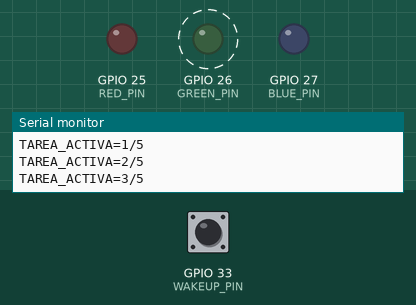
The sketch below on a simulated ESP32. Shown: output pins drawn as LEDs (lit = HIGH), the last lines printed to the serial monitor. Dashed ring = blinking. The inputs (shaded band) are chosen by the test bench; at power-on: GPIO 33 (WAKEUP_PIN) HIGH.

Above: at 4.11 s.
5.1 s: GPIO 33 (WAKEUP_PIN) driven LOW
At 5.8 s:
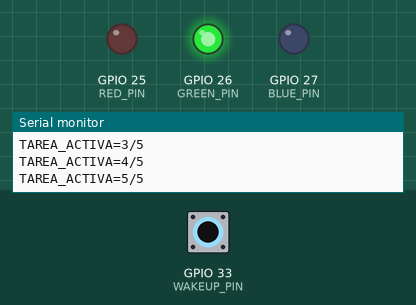
At 7.4 s:
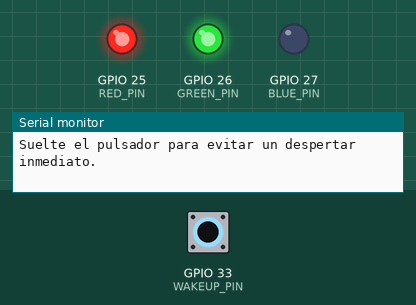
Timing chart, 0 to 8.9 s (numbered marks = the images above; inputs shaded):
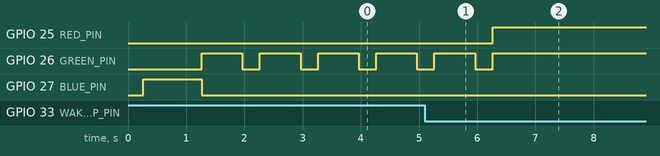

The sketch:

sketch.ino
```cpp
#include <Arduino.h>
#include <driver/rtc_io.h>
#include <esp_sleep.h>

constexpr gpio_num_t WAKEUP_PIN = GPIO_NUM_33;
constexpr uint8_t RED_PIN = 25;
constexpr uint8_t GREEN_PIN = 26;
constexpr uint8_t BLUE_PIN = 27;
constexpr uint32_t SLEEP_SECONDS = 10;
constexpr uint64_t MICROSECONDS_PER_SECOND = 1000000ULL;

RTC_DATA_ATTR uint32_t bootCount = 0;
RTC_DATA_ATTR uint32_t timerWakeCount = 0;
RTC_DATA_ATTR uint32_t externalWakeCount = 0;

void setLed(bool red, bool green, bool blue) {
  digitalWrite(RED_PIN, red ? HIGH : LOW);
  digitalWrite(GREEN_PIN, green ? HIGH : LOW);
  digitalWrite(BLUE_PIN, blue ? HIGH : LOW);
}

const char *wakeCauseLabel(esp_sleep_wakeup_cause_t cause) {
  switch (cause) {
    case ESP_SLEEP_WAKEUP_EXT0:
      return "pin externo EXT0 (GPIO33)";
    case ESP_SLEEP_WAKEUP_TIMER:
      return "temporizador RTC";
    case ESP_SLEEP_WAKEUP_UNDEFINED:
      return "encendido o reinicio, no deep sleep";
    default:
      return "otra fuente de despertar";
  }
}

void configureWakeupSources() {
  pinMode(WAKEUP_PIN, INPUT_PULLUP);
  while (digitalRead(WAKEUP_PIN) == LOW) {
    Serial.println("Suelte el pulsador para evitar un despertar inmediato.");
    delay(100);
  }

  esp_sleep_enable_timer_wakeup(SLEEP_SECONDS * MICROSECONDS_PER_SECOND);
  esp_sleep_enable_ext0_wakeup(WAKEUP_PIN, LOW);
  rtc_gpio_pullup_en(WAKEUP_PIN);
  rtc_gpio_pulldown_dis(WAKEUP_PIN);
  Serial.printf("Despertar configurado: TIMER=%us o EXT0=GPIO%d en LOW.\n",
                SLEEP_SECONDS, WAKEUP_PIN);
}

void runActiveTask() {
  Serial.println("ESTADO=ACTIVO | LED verde | Tarea de 5 segundos.");
  for (uint8_t second = 1; second <= 5; ++second) {
    setLed(false, true, false);
    Serial.printf("TAREA_ACTIVA=%u/5\n", second);
    delay(700);
    setLed(false, false, false);
    delay(300);
  }
  Serial.println("TAREA_COMPLETADA");
}

void setup() {
  Serial.begin(115200);
  delay(250);

  const esp_sleep_wakeup_cause_t cause = esp_sleep_get_wakeup_cause();
  if (cause == ESP_SLEEP_WAKEUP_EXT0) {
    rtc_gpio_deinit(WAKEUP_PIN);
    ++externalWakeCount;
  } else if (cause == ESP_SLEEP_WAKEUP_TIMER) {
    ++timerWakeCount;
  }

  pinMode(RED_PIN, OUTPUT);
  pinMode(GREEN_PIN, OUTPUT);
  pinMode(BLUE_PIN, OUTPUT);
  ++bootCount;

  Serial.println("========================================");
  Serial.println(" TAREA 6 - GESTION DE ENERGIA ESP32");
  Serial.println("========================================");
  Serial.printf("BOOT=%u\n", bootCount);
  Serial.printf("CAUSA=%s\n", wakeCauseLabel(cause));
  Serial.printf("CONTADORES timer=%u, ext0=%u\n", timerWakeCount,
                externalWakeCount);

  setLed(false, false, true);
  Serial.println("ESTADO=DESPIERTO | LED azul.");
  delay(1000);
  runActiveTask();

  setLed(true, true, false);
  Serial.println("ESTADO=PREPARANDO_SLEEP | LED amarillo.");
  configureWakeupSources();
  delay(1000);
  setLed(false, false, false);

  Serial.println("ESTADO=SLEEP | Entrando en deep sleep.");
  Serial.flush();
  esp_deep_sleep_start();
}

void loop() {}
```

Measured:
- after the input at 5.1 s, GPIO 25 (RED_PIN), GPIO 26 (GREEN_PIN): goes on until 6.3 s, then stays HIGH
- by itself, GPIO 26 (GREEN_PIN): alternates HIGH for 0.70 s and LOW for 0.30 s
